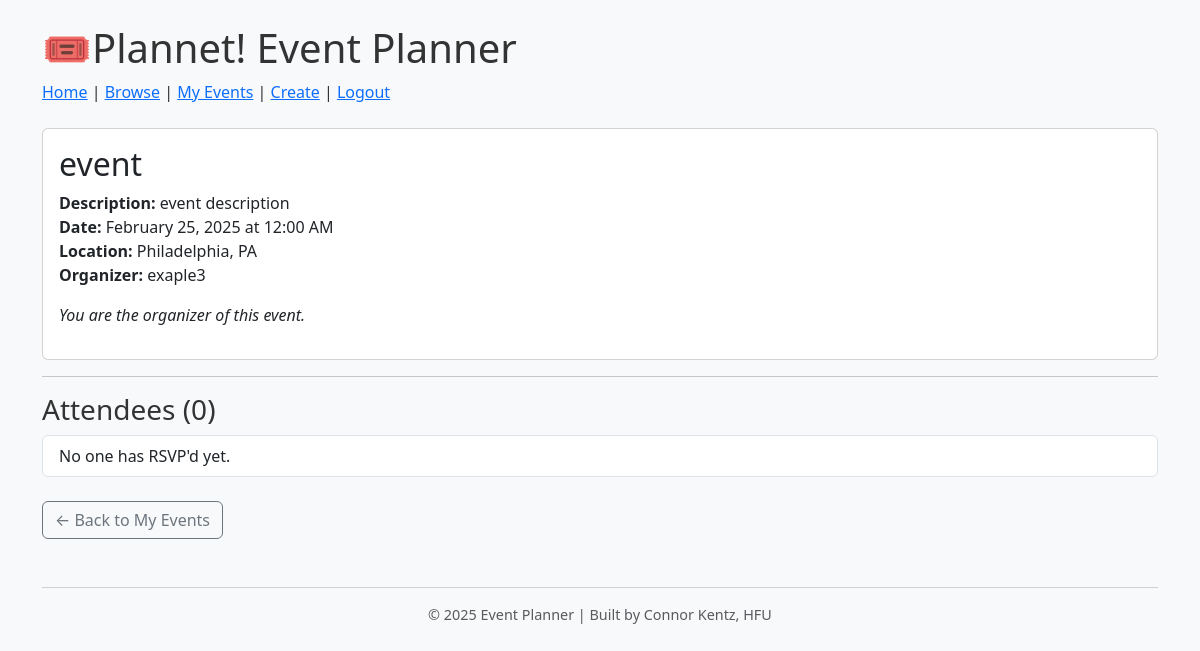
The page /events/detail/6/ (signed in) on the database its author committed.
### events/models.py (models this page shows)
class Event(models.Model):
    title = models.CharField(max_length=100)
    description = models.TextField()
    date = models.DateTimeField()
    location = models.CharField(max_length=200)
    organizer = models.ForeignKey(User, on_delete=models.CASCADE)
    from django.db import models

### events/views.py (the view, shortened to what this page needs)
# urls.py: path('detail/<int:event_id>/', views.event_detail, name='event_detail'),
@login_required
def event_detail(request, event_id):
    event = get_object_or_404(Event, id=event_id)
    is_attending = RSVP.objects.filter(user=request.user, event=event).exists()
    attendees = RSVP.objects.filter(event=event)
    return render(request, 'events/event_detail.html', {
        'event': event,
        'attendees': attendees,
        'is_attending': is_attending,
    })

### templates/events/event_detail.html (shortened to what this page needs)
{% extends 'base.html' %}
{% block content %}
<div class="card">
    <div class="card-body">
        <h2 class="card-title">{{ event.title }}</h2>
        <p class="card-text">
            <strong>Description:</strong> {{ event.description }}<br>
            <strong>Date:</strong> {{ event.date|date:"F j, Y \\a\\t g:i A" }}<br>
            <strong>Location:</strong> {{ event.location }}<br>
            <strong>Organizer:</strong> {{ event.organizer }}
        </p>
        {% if user != event.organizer %}
            <form method="POST" class="mt-3">
                {% csrf_token %}
                {% if is_attending %}
                    <button type="submit" class="btn btn-warning">Cancel RSVP</button>
                {% else %}
                    <button type="submit" class="btn btn-success">RSVP to This Event</button>
                {% endif %}
            </form>
            {% if is_attending %}
                <p class="text-success mt-2"><strong>✅ You are attending this event.</strong></p>
            {% endif %}
        {% else %}
            <p class="mt-3"><em>You are the organizer of this event.</em></p>
        {% endif %}
    </div>
</div>
<hr>
<h3>Attendees ({{ attendees.count }})</h3>
<ul class="list-group mb-4">
    {% for rsvp in attendees %}
        <li class="list-group-item">{{ rsvp.user.username }}</li>
    {% empty %}
        <li class="list-group-item">No one has RSVP'd yet.</li>
    {% endfor %}
</ul>
<a href="{% url 'event_list' %}" class="btn btn-outline-secondary">← Back to My Events</a>
{% endblock %}

### templates/base.html (style rules this page uses)
body { background-color: #f8f9fa; color: #333; }
.card { transition: transform 0.2s, box-shadow 0.2s; }

### rows shown on the page
Event: title "event", description "event description", date "February 25, 2025 at 12:00 AM", location "Philadelphia, PA", organizer "exaple3"

### other values the page prints
{{ attendees.count }} "0"
